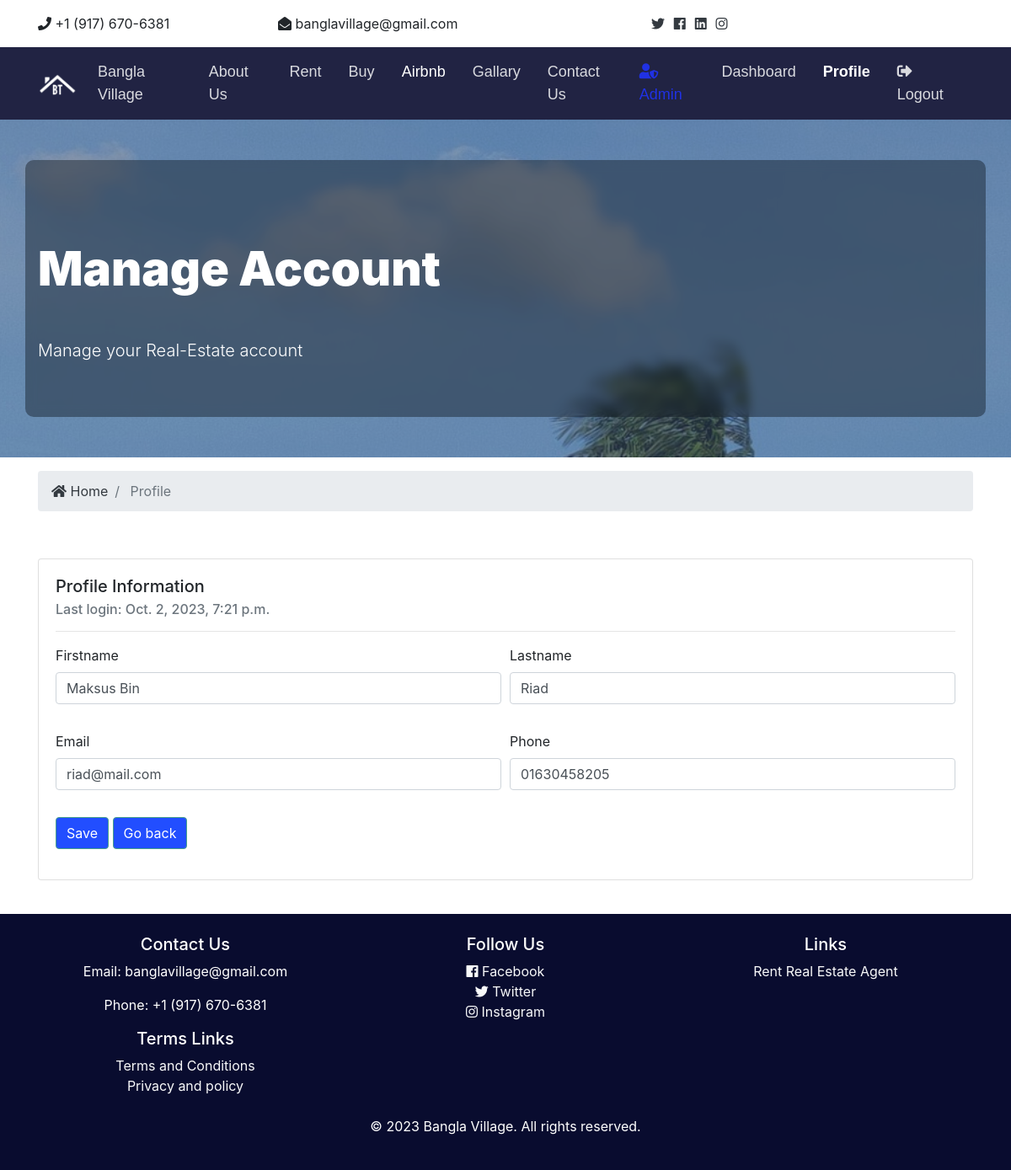
/en/accounts/profile/1 (signed in), run on an earlier commit of the app's database.
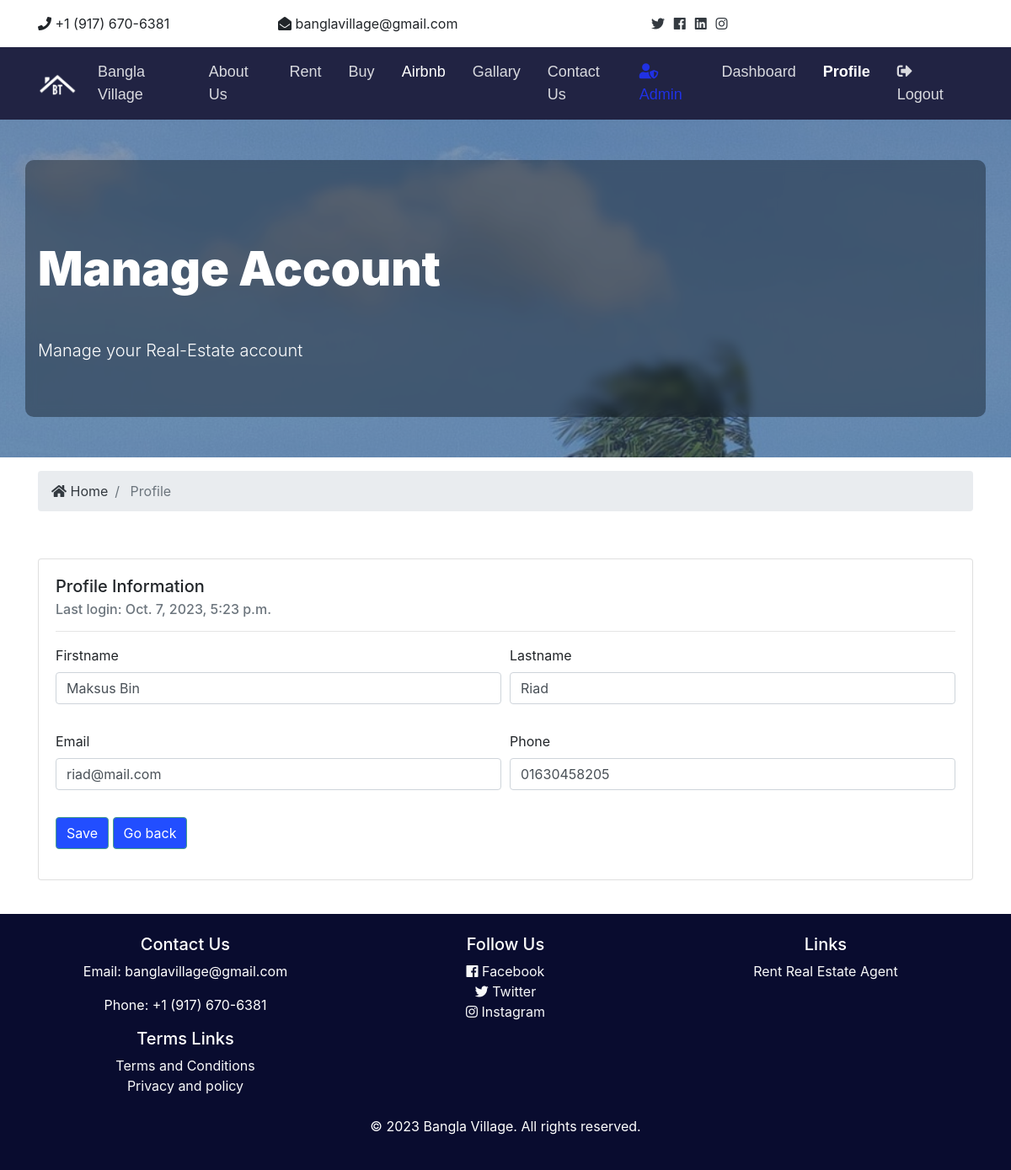
And on a later commit of the database.
### accounts/models.py (models this page shows, shortened)
class CustomUser(AbstractUser):
    first_name = models.CharField(max_length=255, null=True,
                                  verbose_name=_("Firstname"))
    last_name = models.CharField(max_length=255, null=True,
                                 verbose_name=_("Lastname"))
    username = None
    phone = models.CharField(max_length=20, null=True,
                             verbose_name=_("Phone"))
    address = models.ForeignKey('core.Address', null=True, blank=True,
                                on_delete=models.DO_NOTHING,
                                verbose_name=_("Address"))
    email = models.EmailField(unique=True, verbose_name=_("Email"))
    USERNAME_FIELD = 'email'
    REQUIRED_FIELDS = []
    objects = CustomUserManager()
    def get_groups(self):
        return [group.name for group in self.groups.all()]
    get_groups.short_description = _("Groups")

### accounts/views.py (the view)
class ProfileUpdateView(SuccessMessageMixin, UpdateView):
    model = CustomUser
    form_class = ProfileUpdateForm
    template_name = 'accounts/profile.html'
    success_message = _("Profile updated successfully!")
    def get_context_data(self, **kwargs):
        context = super().get_context_data(**kwargs)
        context['profile'] = True
        context['title'] = _("Manage Account")
        context['subtitle'] = _("Manage your Real-Estate account")
        context['page_title'] = _("Impressum")
        context['page_description'] = _("Real estate manager."
                                        "This is our impressum page.")
        return context

### core/context_processor.py (called while the page is built)
def global_variables(request):
    return {
        'domain_name': 'Bangla Village',
        'domain': "",
    }

### templates/accounts/profile.html (shortened to what this page needs)
{% extends 'core/base.html' %}
{% load static %}
{% load crispy_forms_tags %}
{% block content %}
{% include 'core/partials/_showcase_section.html' %}
<section id="bc" class="mt-3">
  <div class="container">
    <nav aria-label="breadcrumb">
      <ol class="breadcrumb">
        <li class="breadcrumb-item">
          <a href="{% url 'index' %}">
            <i class="fas fa-home"></i> {{ _("Home") }}</a>
        </li>
        <li class="breadcrumb-item active"> {{ _("Profile") }}</li>
      </ol>
    </nav>
  </div>
</section>
<section id="dashboard" class="py-4">
  <div class="container">
    <div class="pb-3 pt-3">
      <div class="card">
        <div class="card-body">
          <h5 class="card-title">{{ _("Profile Information") }}</h5>
          <h6 class="card-subtitle mb-2 text-muted">{{ _("Last login") }}: {{ user.last_login }}</h6>
          <hr>
          <form method="POST">
            <div class="form-row">
              <div class="form-group col-md-6">
                <label>{{ form.first_name.label }}</label>
                <div>{{ form.first_name }}</div>
              </div>
              <div class="form-group col-md-6">
                <label>{{ form.last_name.label }}</label>
                <div>{{ form.last_name }}</div>
              </div>
            </div>
            <div class="form-row">
              <div class="form-group col-md-6">
                <label>{{ form.email.label }}</label>
                <div>{{ form.email }}</div>
              </div>
              <div class="form-group col-md-6">
                <label>{{ form.phone.label }}</label>
                <div>{{ form.phone }}</div>
              </div>
            </div>
            {% include 'core/partials/btn_save_back.html' %}
          </form>
        </div>
      </div>
    </div>
  </div>
</section>
{% endblock %}

### templates/core/base.html (shortened to what this page needs)
{% load static %}
<!DOCTYPE html>
<html lang="en">
  {% include 'core/partials/_header.html' %}
<body>
  <header>
  {% include 'core/partials/_topbar.html' %}
  {% include 'core/partials/_navbar.html' %}
  </header>
  <main>
    {% block content %} {% endblock %}
  </main>
  {% include 'core/partials/_footer.html' %}
</body>
</html>

### templates/core/partials/_header.html (shortened to what this page needs)
{% load static %}
<head>
    <link rel="stylesheet" href="{% static 'css/all.css' %}">
    <link rel="stylesheet" href="{% static 'css/bootstrap.css' %}">
    <link rel="stylesheet" href="{% static 'css/style.css' %}">
    <link rel="stylesheet" href="{% static 'css/lightbox.min.css' %}">
    <link rel="stylesheet" type="text/css" href="{% static 'css/django-translation-flags.min.css' %}">
</head>

### templates/core/partials/_topbar.html (shortened to what this page needs)
{% load static %}
{% load i18n %}
<section id="top-bar" class="p-3">
  <div class="container">
    <div class="row">
      <div class="col-md-3">
        <i class="fas fa-phone"></i> +1 (917) 670-6381
      </div>
      <div class="col-md-3">
        <i class="fas fa-envelope-open"></i> banglavillage@gmail.com
      </div>
      <div class="col-md-3">
        <div class="social text-right">
          <a href="#">
            <i class="fab fa-twitter"></i>
          </a>
          <a href="#">
            <i class="fab fa-facebook"></i>
          </a>
          <a href="#">
            <i class="fab fa-linkedin"></i>
          </a>
          <a href="#">
            <i class="fab fa-instagram"></i>
          </a>
        </div>
      </div>
      <div class="col-md-3">
      </div>
    </div>
  </div>
</section>

### templates/core/partials/_navbar.html (shortened to what this page needs)
{% load static %}
<nav class="navbar navbar-expand-lg navbar-dark bg-primary sticky-top">
    <div class="container">
      <a class="navbar-brand" href="{% url 'index' %}">
        <img src="{% static 'img/logo.png' %}" class="logo" alt="">
      </a>
      <div class="collapse navbar-collapse" id="navbarNavAltMarkup">
        <ul class="navbar-nav">
          <li
            {% if index %}
              class="nav-item active mr-3"
            {% else %}
              class="nav-item mr-3"
            {% endif %}
          >
            <a class="nav-link" href="{% url 'index' %}">
            {{ _("Bangla Village") }}
          </a>
          </li>
          <li
          {% if 'about' in request.path %}
            class="nav-item active mr-3"
          {% else %}
            class="nav-item mr-3"
          {% endif %}
        >
          <a class="nav-link" href="{% url 'about' %}">
            {{ _("About Us") }}
          </a>
        </li>
          <li
            {% if 'listings' in request.path %}
              class="nav-item active mr-3"
            {% else %}
              class="nav-item mr-3"
            {% endif %}
          >
            <a class="nav-link" href="{% url 'listings' %}">
              {{ _("Rent") }}
            </a>
          </li>
          <li
          {% if 'listings' in request.path %}
            class="nav-item active mr-3"
          {% else %}
            class="nav-item mr-3"
          {% endif %}
        >
          <a class="nav-link" href="{% url 'listings' %}">
            {{ _("Buy") }}
          </a>
        </li>
          <li
          {% if '' in request.path %}
            class="nav-item active mr-3"
          {% else %}
            class="nav-item mr-3"
          {% endif %}
        >
          <a class="nav-link" href="">
            {{ _("Airbnb") }}
          </a>
        </li>
        <li
        {% if 'gallary' in request.path %}
          class="nav-item active mr-3"
        {% else %}
          class="nav-item mr-3"
        {% endif %}
      >
        <a class="nav-link" href="{% url 'gallary' %}">
          {{ _("Gallary") }}
        </a>
      </li>
        <li
        {% if 'contact' in request.path %}
          class="nav-item active mr-3"
        {% else %}
          class="nav-item mr-3"
        {% endif %}
      >
        <a class="nav-link" href="{% url 'contact' %}">
          {{ _("Contact Us") }}
        </a>
      </li>
        </ul>
        <ul class="navbar-nav ml-auto">
          {% if user.is_authenticated %}
          {% if user.is_staff %}
          <li class="nav-item mr-3 text-left">
            <a href="{% url 'admin:index' %}" class="nav-link text-secondary" target='_blank'>
              <i class="fas fa-user-shield"></i> {{ _("Admin") }}
            </a>
          </li>
          {% endif %}
            <li
            {% if 'dashboard' in request.path %}
              class="nav-item active mr-3"
            {% else %}
              class="nav-item mr-3"
            {% endif %}
            >
              <a class="nav-link" href="{% url 'dashboard' %}">
                {{ _("Dashboard") }}</a>
            </li>
            <li
            {% if 'profile' in request.path %}
              class="nav-item active mr-3 font-weight-bold"
            {% else %}
              class="nav-item mr-3"
            {% endif %}
            >
              <a class="nav-link" href="{% url 'profile' user.id %}">
                {{ _("Profile") }}</a>
            </li>
            <li class="nav-item mr-3">
              <a href="javascript:{document.getElementById('logout').submit()}" class="nav-link">
                <i class="fas fa-sign-out-alt"></i> {{ _("Logout") }}
              </a>
            </li>
          {% endif %}
        </ul>
      </div>
    </div>
  </nav>

### templates/core/partials/_showcase_section.html
{% load static %}
<section id="showcase-inner" class="py-5 showcase-text">
    <div class="container bg-blur">
      <div class="row">
        <div class="col-md-12 my-5">
          <h1 class="display-4 my-5 showcase-text">
            {{ title }}
          </h1>
          <p class="lead">
            {{ subtitle }}
          </p>
        </div>
      </div>
    </div>
  </section>

### templates/core/partials/btn_save_back.html
<div class="form-group">
    <button class="btn btn-secondary" type="submit">{{ _("Save") }}</button>
    <button type="button" class="btn btn-outline-secondary" onclick="history.back()">{{ _("Go back") }}</button>
</div>

### templates/core/partials/_footer.html
<footer id="main-footer" class="py-4 bg-primary text-white text-center footer">
        <div class="container text-center">
            <div class="row">
                <div class="col-md-4">
                    <h5>Contact Us</h5>
                    <p>Email: banglavillage@gmail.com</p>
                    <p>Phone: +1 (917) 670-6381</p>
                </div>
                <div class="col-md-4">
                    <h5>Follow Us</h5>
                    <a href="#" class="text-light"><i class="fab fa-facebook"></i> Facebook</a><br>
                    <a href="#" class="text-light"><i class="fab fa-twitter"></i> Twitter</a><br>
                    <a href="#" class="text-light"><i class="fab fa-instagram"></i> Instagram</a>
                </div>
                <div class="col-md-4">
                    <h5>Links</h5>
                    <a href="#" class="text-light">Rent</a>
                    <a href="#" class="text-light">Real Estate Agent</a><br>
                </div>
                <div class="col-md-4">
                    <h5>Terms Links</h5>
                    <a href="{% url 'terms' %}" class="text-light">Terms and Conditions</a><br>
                    <a href="{% url 'policy' %}" class="text-light">Privacy and policy</a><br>
                </div>
            </div>
            <div class="row mt-4">
                <div class="col-md-12">
                    <p>&copy; 2023 Bangla Village. All rights reserved.</p>
                </div>
            </div>
        </div>
    </footer>

### project/static/css/all.css (style rules this page uses)
.fa, .fas, .far, .fal, .fab { -moz-osx-font-smoothing: grayscale; -webkit-font-smoothing: antialiased; display: inline-block; font-style: normal; font-variant: normal; text-rendering: auto; line-height: 1; }
.fa-envelope-open:before { content: "\f2b6"; }
.fa-facebook:before { content: "\f09a"; }
.fa-home:before { content: "\f015"; }
.fa-instagram:before { content: "\f16d"; }
.fa-linkedin:before { content: "\f08c"; }
.fa-phone:before { content: "\f095"; }
.fa-sign-out-alt:before { content: "\f2f5"; }
.fa-twitter:before { content: "\f099"; }
.fa-user-shield:before { content: "\f505"; }
.fab { font-family: 'Font Awesome 5 Brands'; }
.fa, .fas { font-family: 'Font Awesome 5 Free'; font-weight: 900; }

### project/static/css/style.css (style rules this page uses)
.btn-secondary { color: #fff !important; }
img { width: 100%; color: #09b48f; }
.logo { width: 47px; }
.navbar { opacity: 0.9; }
.social a { margin-right: 0.4rem; }
#showcase-inner { background: url('../img/bg1.jpg'); background-repeat: no-repeat; background-size: cover; background-attachment: fixed; background-position: top center; position: relative; overflow: hidden; min-height: 200px; }
#showcase-inner::before { content: ''; position: absolute; top: 0; left: 0; min-height: 100%; width: 100%; background: #3d50757c; }
.footer { bottom: 0; width: 100%; }
.form-control::placeholder { color: #acb5bd; opacity: 1; }
*, *:before, *:after { box-sizing: border-box; }
.bg-primary { background-color: #090c2f !important; }
.bg-blur { background-color: #0c121a69 !important; backdrop-filter: blur(6px); border-radius: 10px; }
.showcase-text { font-weight: 900; color: white; text-align: left; }

What changed in the data, as far as the page shows it:
changed CustomUser "Maksus Bin": last_login "Oct. 2, 2023, 7:21 p.m." → "Oct. 7, 2023, 5:23 p.m."
